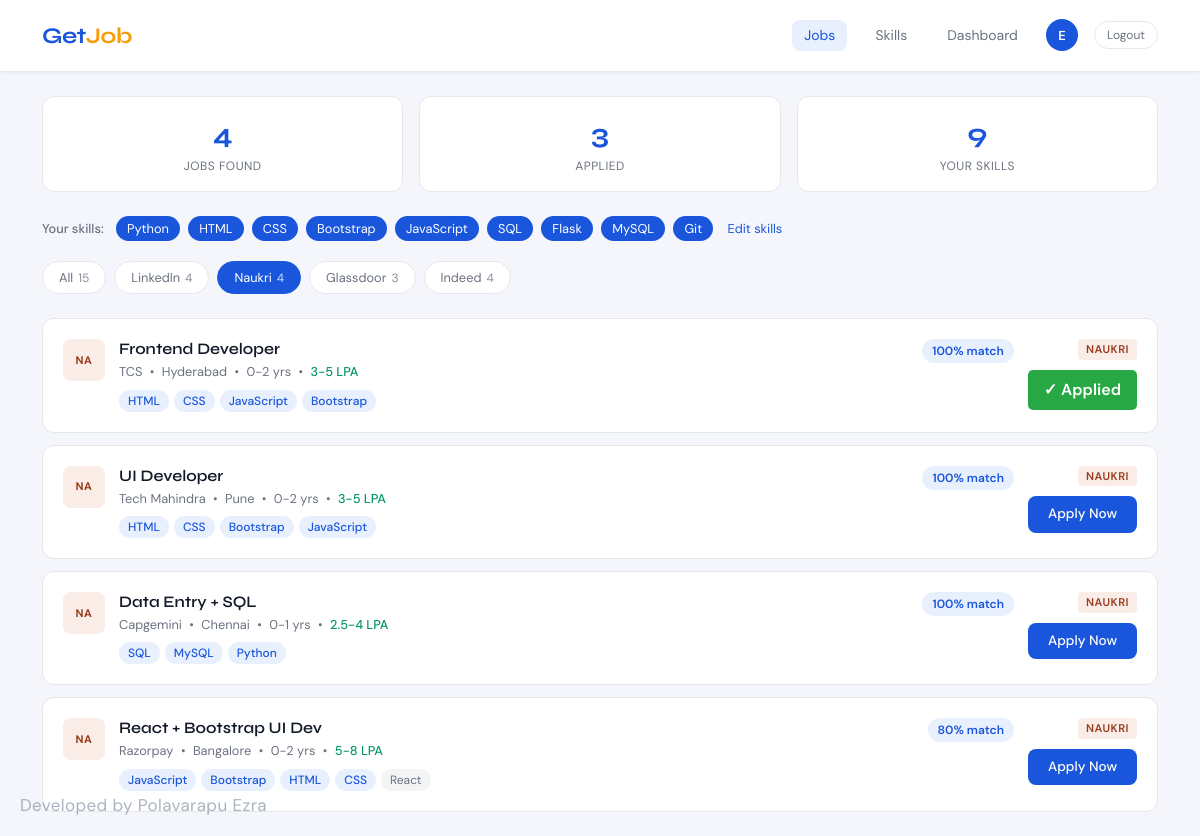
Page /jobs?portal=Naukri (signed in) on the committed database.
### tables this page shows
CREATE TABLE user_skills (
            id INTEGER PRIMARY KEY AUTOINCREMENT,
            user_id INTEGER NOT NULL,
            skill TEXT NOT NULL,
            FOREIGN KEY (user_id) REFERENCES users(id)
        );

CREATE TABLE applied_jobs (
            id INTEGER PRIMARY KEY AUTOINCREMENT,
            user_id INTEGER NOT NULL,
            job_title TEXT NOT NULL,
            company TEXT NOT NULL,
            portal TEXT NOT NULL,
            applied_at TIMESTAMP DEFAULT CURRENT_TIMESTAMP,
            FOREIGN KEY (user_id) REFERENCES users(id)
        );

### jobapp.py (the view)
@app.route("/jobs")
def jobs():
    if "user_id" not in session:
        return redirect(url_for("login"))
    conn = get_db()
    user_skills = [row["skill"] for row in conn.execute(
        "SELECT skill FROM user_skills WHERE user_id = ?", (session["user_id"],)
    ).fetchall()]
    applied = [row["job_title"] + row["company"] for row in conn.execute(
        "SELECT job_title, company FROM applied_jobs WHERE user_id = ?", (session["user_id"],)
    ).fetchall()]
    conn.close()
    if not user_skills:
        return redirect(url_for("skills"))
    portal_filter = request.args.get("portal", "All")
    matched_jobs  = get_matching_jobs(user_skills)
    portals       = ["All", "LinkedIn", "Naukri", "Glassdoor", "Indeed"]
    portal_counts = {p: sum(1 for j in matched_jobs if j["portal"] == p) for p in portals[1:]}
    portal_counts["All"] = len(matched_jobs)
    if portal_filter != "All":
        matched_jobs = [j for j in matched_jobs if j["portal"] == portal_filter]
    for job in matched_jobs:
        job["is_applied"] = (job["title"] + job["company"]) in applied
    return render_template("jobs.html", jobs=matched_jobs, user_skills=user_skills,
                           portals=portals, portal_counts=portal_counts,
                           active_portal=portal_filter, total_applied=len(applied))

### jobapp.py (called while the page is built)
def get_db():
    conn = sqlite3.connect(DB_PATH)
    conn.row_factory = sqlite3.Row
    return conn

def get_matching_jobs(skills):
    if not skills:
        return []
    matched = []
    for job in JOB_DB:
        match_count = sum(1 for s in job["skills"] if s in skills)
        if match_count > 0:
            job_copy = dict(job)
            job_copy["match_count"] = match_count
            job_copy["match_percent"] = round((match_count / len(job["skills"])) * 100)
            job_copy["matched_skills"] = [s for s in job["skills"] if s in skills]
            job_copy["other_skills"] = [s for s in job["skills"] if s not in skills]
            matched.append(job_copy)
    matched.sort(key=lambda x: x["match_percent"], reverse=True)
    return matched

### templates/jobs.html (shortened to what this page needs)
{% extends "base.html" %}
{% block content %}
<div class="container py-4">
  <div class="row g-3 mb-4">
    <div class="col-4">
      <div class="stat-card">
        <div class="stat-num">{{ jobs|length }}</div>
        <div class="stat-label">Jobs Found</div>
      </div>
    </div>
    <div class="col-4">
      <div class="stat-card">
        <div class="stat-num">{{ total_applied }}</div>
        <div class="stat-label">Applied</div>
      </div>
    </div>
    <div class="col-4">
      <div class="stat-card">
        <div class="stat-num">{{ user_skills|length }}</div>
        <div class="stat-label">Your Skills</div>
      </div>
    </div>
  </div>
  <div class="mb-3">
    <span class="section-label">Your skills:</span>
    {% for skill in user_skills %}
      <span class="skill-tag-active">{{ skill }}</span>
    {% endfor %}
    <a href="{{ url_for('skills') }}" class="edit-skills-link">Edit skills</a>
  </div>
  <div class="portal-filters mb-4">
    {% for portal in portals %}
      <a href="{{ url_for('jobs', portal=portal) }}"
         class="portal-filter-btn {% if active_portal == portal %}active{% endif %}">
        {{ portal }} <span class="portal-count">{{ portal_counts[portal] }}</span>
      </a>
    {% endfor %}
  </div>
  {% if jobs %}
    <div class="jobs-list">
      {% for job in jobs %}
      <div class="job-card">
        <div class="job-card-left">
          <div class="portal-icon portal-{{ job.portal | lower | replace(' ','') }}">
            {{ job.portal[:2] }}
          </div>
        </div>
        <div class="job-card-body">
          <div class="d-flex align-items-start justify-content-between flex-wrap gap-2">
            <div>
              <h5 class="job-title">{{ job.title }}</h5>
              <div class="job-meta">
                <span>{{ job.company }}</span>
                <span class="dot">•</span>
                <span>{{ job.location }}</span>
                <span class="dot">•</span>
                <span>{{ job.exp }}</span>
                <span class="dot">•</span>
                <span class="salary">{{ job.salary }}</span>
              </div>
            </div>
            <div class="match-badge">{{ job.match_percent }}% match</div>
          </div>
          <div class="job-skills mt-2">
            {% for skill in job.matched_skills %}
              <span class="skill-tag matched">{{ skill }}</span>
            {% endfor %}
            {% for skill in job.other_skills %}
              <span class="skill-tag">{{ skill }}</span>
            {% endfor %}
          </div>
        </div>
        <div class="job-card-actions">
          <span class="portal-badge portal-badge-{{ job.portal | lower | replace(' ','') }}">{{ job.portal }}</span>
          <button
    class="{% if job.is_applied %}btn-applied-green{% else %}btn-apply{% endif %}"
    data-title="{{ job.title }}"
    data-company="{{ job.company }}"
    data-portal="{{ job.portal }}"
    data-link="{{ job.link }}"
    onclick="handleApply(this)"
>
    {% if job.is_applied %}✓ Applied{% else %}Apply Now{% endif %}
</button>
        </div>
      </div>
      {% endfor %}
    </div>
  {% else %}
    <div class="empty-state">
      <div class="empty-icon">🔍</div>
      <h5>No jobs found for this filter</h5>
      <p>Try selecting "All" portals or <a href="{{ url_for('skills') }}">update your skills</a>.</p>
    </div>
  {% endif %}
</div>
{% endblock %}

### static/css/style.css (style rules this page uses)
:root { --brand: #1a56db; --brand-dark: #1645b8; --brand-light: #e8f0fe; --accent: #f59e0b; --success: #059669; --danger: #dc2626; --text-primary: #111827; --text-secondary: #6b7280; --bg-page: #f4f6fb; --bg-card: #ffffff; --border: #e5e7eb; --radius: 12px; --radius-sm: 8px; }
* { box-sizing: border-box; }
body { font-family: 'DM Sans', sans-serif; background: var(--bg-page); color: var(--text-primary); min-height: 100vh; }
.stat-card { background: var(--bg-card); border: 1px solid var(--border); border-radius: var(--radius); padding: 1rem; text-align: center; }
.stat-num { font-family: 'Syne', sans-serif; font-size: 1.75rem; font-weight: 700; color: var(--brand); }
.stat-label { font-size: 0.75rem; color: var(--text-secondary); margin-top: 2px; text-transform: uppercase; letter-spacing: 0.5px; }
.portal-filters { display: flex; flex-wrap: wrap; gap: 8px; }
.portal-filter-btn { padding: 6px 16px; border: 1px solid var(--border); border-radius: 20px; font-size: 0.8rem; color: var(--text-secondary); background: #fff; text-decoration: none; transition: all 0.15s; display: inline-flex; align-items: center; gap: 5px; }
.portal-filter-btn.active { background: var(--brand); color: #fff; border-color: var(--brand); }
.portal-count { font-size: 0.75rem; opacity: 0.8; }
.jobs-list { display: flex; flex-direction: column; gap: 12px; }
.job-card { background: var(--bg-card); border: 1px solid var(--border); border-radius: var(--radius); padding: 1.25rem; display: flex; align-items: flex-start; gap: 14px; transition: border-color 0.15s, box-shadow 0.15s; }
.portal-icon { width: 42px; height: 42px; border-radius: var(--radius-sm); display: flex; align-items: center; justify-content: center; font-size: 11px; font-weight: 700; flex-shrink: 0; text-transform: uppercase; letter-spacing: 0.5px; }
.portal-naukri { background: #FAECE7; color: #993C1D; }
.job-card-body { flex: 1; min-width: 0; }
.job-title { font-family: 'Syne', sans-serif; font-size: 1rem; font-weight: 600; margin: 0 0 4px; color: var(--text-primary); }
.job-meta { font-size: 0.8rem; color: var(--text-secondary); }
.dot { margin: 0 4px; }
.salary { color: var(--success); font-weight: 500; }
.match-badge { background: var(--brand-light); color: var(--brand); font-size: 0.75rem; font-weight: 600; padding: 3px 10px; border-radius: 20px; white-space: nowrap; }
.job-skills { display: flex; flex-wrap: wrap; gap: 5px; }
.skill-tag { font-size: 0.75rem; padding: 2px 9px; background: #f3f4f6; color: var(--text-secondary); border-radius: 20px; }
.skill-tag.matched { background: #e8f0fe; color: var(--brand); font-weight: 500; }
.skill-tag-active { display: inline-block; font-size: 0.8rem; padding: 3px 11px; background: var(--brand); color: #fff; border-radius: 20px; margin-right: 4px; margin-bottom: 4px; }
.job-card-actions { display: flex; flex-direction: column; align-items: flex-end; gap: 10px; flex-shrink: 0; }
.btn-apply { background: var(--brand); color: #fff; border: none; padding: 8px 20px; border-radius: var(--radius-sm); font-size: 0.85rem; font-weight: 500; cursor: pointer; font-family: 'DM Sans', sans-serif; transition: background 0.15s; white-space: nowrap; }
.portal-badge { display: inline-block; font-size: 0.7rem; font-weight: 600; padding: 2px 8px; border-radius: 4px; text-transform: uppercase; letter-spacing: 0.5px; }
.portal-badge-naukri { background: #FAECE7; color: #993C1D; }
.section-label { font-size: 0.8rem; color: var(--text-secondary); margin-right: 8px; font-weight: 500; }
.edit-skills-link { font-size: 0.8rem; color: var(--brand); text-decoration: none; margin-left: 6px; }
.btn-applied-green { background-color: #28a745; color: white; padding: 8px 16px; border: none; border-radius: 5px; cursor: pointer; font-weight: 600; }

### rows in the picture
user_skills: skill "Python"
user_skills: skill "HTML"
user_skills: skill "CSS"
user_skills: skill "Bootstrap"
user_skills: skill "JavaScript"
user_skills: skill "SQL"
user_skills: skill "Flask"
user_skills: skill "MySQL"
user_skills: skill "Git"
applied_jobs: portal "Glassdoor", id "3"
applied_jobs: portal "NA", title "Frontend Developer", company "TCS", location "Hyderabad", exp "0-2 yrs", salary "3-5 LPA", match_percent "100", matched_skills "HTML" "CSS" "JavaScript" "Bootstrap" "HTML" "CSS" "Bootstrap" "JavaScript" "SQL" "MySQL" "Python" "JavaScript" "Bootstrap" "HTML" "CSS", portal "NAUKRI", shows "✓ Applied", title "UI Developer", company "Tech Mahindra", location "Pune", title "Data Entry + SQL", company "Capgemini", location "Chennai", exp "0-1 yrs", salary "2.5-4 LPA", title "React + Bootstrap UI Dev", company "Razorpay", location "Bangalore", salary "5-8 LPA", match_percent "80", other_skills "React"

### other values in the picture
{{ session.user_name[0].upper() }} "E"
{{ jobs|length }} "4"
{{ total_applied }} "3"
{{ user_skills|length }} "9"
{{ portal }} "All" "LinkedIn" "Naukri" "Indeed"
{{ portal_counts[portal] }} "15" "4" "4" "4"
